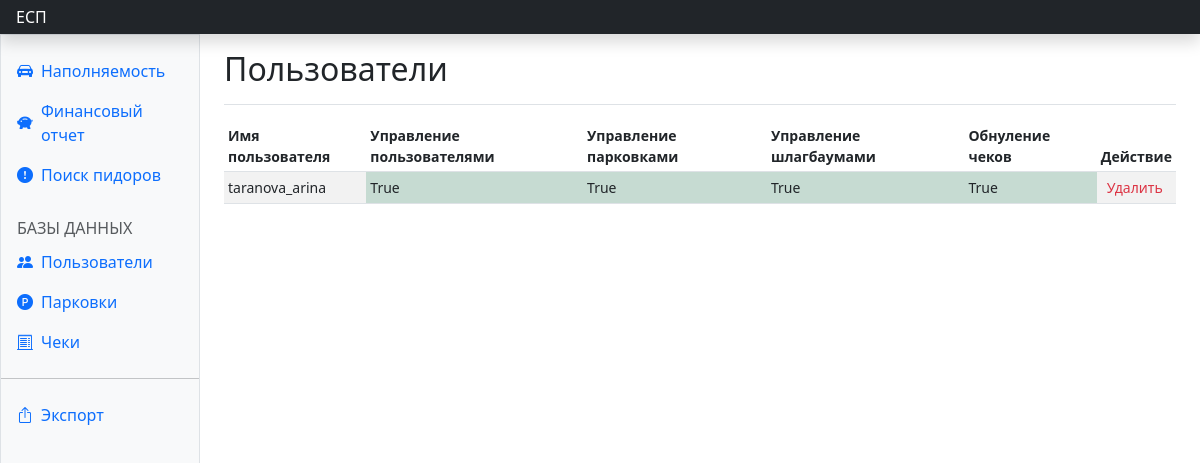
Page /dash_users/ (signed in) on the committed database.
### parkingapp/models.py (models this page shows, shortened)
class User(AbstractUser):
    card_num = models.PositiveBigIntegerField(default=1111)
    username = models.CharField(max_length=20, unique=True)
    password1 = models.CharField(max_length=200, default=" ")
    password2 = models.CharField(max_length=200, default=" ")
    phone_number = models.IntegerField(default=-1)
    park_id = models.IntegerField(default=0)
    car_num = models.CharField(max_length=12, default='')
    user_control = models.BooleanField(default=False)
    parking_control = models.BooleanField(default=False)
    barrier_control = models.BooleanField(default=False)
    coupon_control = models.BooleanField(default=False)
    admin_view = models.BooleanField(default=False)

### parkingapp/views.py (the view)
# urls.py: path('dash_users/', views.dash_users, name='dash_users'),
@login_required(redirect_field_name=None)
def dash_users(request):
    if not request.user.user_control:
        return redirect(reverse('parkingapp:dont_have_access'))
    else:
        if request.method == 'POST':
            value = request.POST.get('delete')
            user = User.objects.get(pk=value)
            user.delete()
        users = User.objects.all()
        context = {
            'title': '',
            'users': list(users),
        }
        return render(request, 'dash_users.html', context)

### parkingapp/templates/dash_users.html (shortened to what this page needs)
{% extends 'dash_base.html' %}
{% block content %}
<main class="col-md-9 ms-sm-auto col-lg-10 px-md-4">
  <div
    class="d-flex justify-content-between flex-wrap flex-md-nowrap align-items-center pt-3 pb-2 mb-3 border-bottom">
    <h1 class="h2">Пользователи</h1>
  </div>
  <div class="table-responsive small">
    <table class="table table-striped table-sm">
      <thead>
        <tr>
          <th scope="col">Имя пользователя</th>
          <th scope="col">Управление пользователями</th>
          <th scope="col">Управление парковками</th>
          <th scope="col">Управление шлагбаумами</th>
          <th scope="col">Обнуление чеков</th>
          <th scope="col">Действие</th>
        </tr>
      </thead>
      <tbody class="align-middle">
        {% for el in users %}
        <tr>
            <td>{{ el.username }}</td>
            <td class="{% if el.user_control %} bg-success-subtle {% else %} bg-danger-subtle {% endif %}">{{ el.user_control }}</td>
            <td class="{% if el.parking_control %} bg-success-subtle {% else %} bg-danger-subtle {% endif %}">{{ el.parking_control }}</td>
            <td class="{% if el.barrier_control %} bg-success-subtle {% else %} bg-danger-subtle {% endif %}">{{ el.barrier_control }}</td>
            <td class="{% if el.coupon_control %} bg-success-subtle {% else %} bg-danger-subtle {% endif %}">{{ el.coupon_control }}</td>
            <form method="post">
            <td><button class="text-danger" value="{{el.pk}}" type="submit" name="delete" style="border: none; background: none;">Удалить</button></td>
            </form>
        </tr>
        {% endfor %}
      </tbody>
    </table>
  </div>
</main>
{% endblock %}

### rows in the picture
User: username "taranova_arina", user_control "True", parking_control "True", barrier_control "True", coupon_control "True", {{ el.pk }} 1 (drawn)
